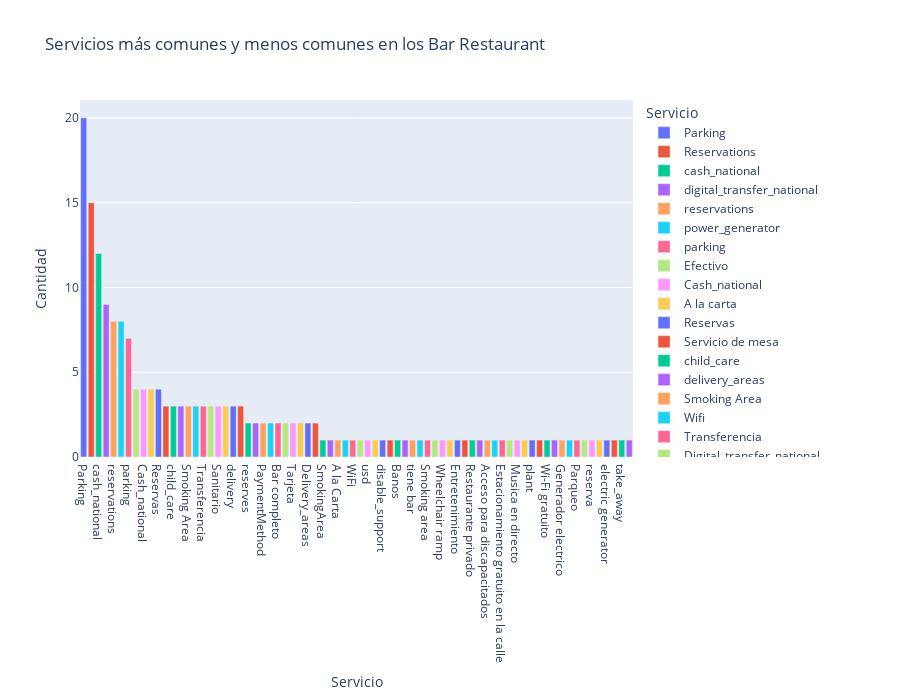

Notebook code cell kept with this figure:
### Code cell
# Filtrar los datos para obtener solo los bar restaurant
df_barrestaurant = df[df['type'] == 'barrestaurant']

# Explode the services column to count each service individually
df_services = df_barrestaurant['services'].explode().value_counts().reset_index()
df_services.columns = ['service', 'count']

# Crear el gráfico de barras apiladas
fig = px.bar(
    df_services,
    x='service',
    y='count',
    title='Servicios más comunes y menos comunes en los Bar Restaurant',
    labels={'service': 'Servicio', 'count': 'Cantidad'},
    color='service',
    height=700
)

fig.show()

### Figure 1 — Plotly figure (JSON) as saved in the notebook; plotly's stock layout.template omitted (floating-point values rounded to 4 significant figures)
{"data": [{"hovertemplate": "Servicio=%{x}<br>Cantidad=%{y}<extra></extra>", "legendgroup": "Parking", "marker": {"color": "#636efa", "pattern": {"shape": ""}}, "name": "Parking", "orientation": "v", "showlegend": true, "textposition": "auto", "type": "bar", "x": ["Parking"], "xaxis": "x", "y": [20], "yaxis": "y"}, {"hovertemplate": "Servicio=%{x}<br>Cantidad=%{y}<extra></extra>", "legendgroup": "Reservations", "marker": {"color": "#EF553B", "pattern": {"shape": ""}}, "name": "Reservations", "orientation": "v", "showlegend": true, "textposition": "auto", "type": "bar", "x": ["Reservations"], "xaxis": "x", "y": [15], "yaxis": "y"}, {"hovertemplate": "Servicio=%{x}<br>Cantidad=%{y}<extra></extra>", "legendgroup": "cash_national", "marker": {"color": "#00cc96", "pattern": {"shape": ""}}, "name": "cash_national", "orientation": "v", "showlegend": true, "textposition": "auto", "type": "bar", "x": ["cash_national"], "xaxis": "x", "y": [12], "yaxis": "y"}, {"hovertemplate": "Servicio=%{x}<br>Cantidad=%{y}<extra></extra>", "legendgroup": "digital_transfer_national", "marker": {"color": "#ab63fa", "pattern": {"shape": ""}}, "name": "digital_transfer_national", "orientation": "v", "showlegend": true, "textposition": "auto", "type": "bar", "x": ["digital_transfer_national"], "xaxis": "x", "y": [9], "yaxis": "y"}, {"hovertemplate": "Servicio=%{x}<br>Cantidad=%{y}<extra></extra>", "legendgroup": "reservations", "marker": {"color": "#FFA15A", "pattern": {"shape": ""}}, "name": "reservations", "orientation": "v", "showlegend": true, "textposition": "auto", "type": "bar", "x": ["reservations"], "xaxis": "x", "y": [8], "yaxis": "y"}, {"hovertemplate": "Servicio=%{x}<br>Cantidad=%{y}<extra></extra>", "legendgroup": "power_generator", "marker": {"color": "#19d3f3", "pattern": {"shape": ""}}, "name": "power_generator", "orientation": "v", "showlegend": true, "textposition": "auto", "type": "bar", "x": ["power_generator"], "xaxis": "x", "y": [8], "yaxis": "y"}, {"hovertemplate": "Servicio=%{x}<br>Cantidad=%{y}<extra></extra>", "legendgroup": "parking", "marker": {"color": "#FF6692", "pattern": {"shape": ""}}, "name": "parking", "orientation": "v", "showlegend": true, "textposition": "auto", "type": "bar", "x": ["parking"], "xaxis": "x", "y": [7], "yaxis": "y"}, {"hovertemplate": "Servicio=%{x}<br>Cantidad=%{y}<extra></extra>", "legendgroup": "Efectivo", "marker": {"color": "#B6E880", "pattern": {"shape": ""}}, "name": "Efectivo", "orientation": "v", "showlegend": true, "textposition": "auto", "type": "bar", "x": ["Efectivo"], "xaxis": "x", "y": [4], "yaxis": "y"}, {"hovertemplate": "Servicio=%{x}<br>Cantidad=%{y}<extra></extra>", "legendgroup": "Cash_national", "marker": {"color": "#FF97FF", "pattern": {"shape": ""}}, "name": "Cash_national", "orientation": "v", "showlegend": true, "textposition": "auto", "type": "bar", "x": ["Cash_national"], "xaxis": "x", "y": [4], "yaxis": "y"}, {"hovertemplate": "Servicio=%{x}<br>Cantidad=%{y}<extra></extra>", "legendgroup": "A la carta", "marker": {"color": "#FECB52", "pattern": {"shape": ""}}, "name": "A la carta", "orientation": "v", "showlegend": true, "textposition": "auto", "type": "bar", "x": ["A la carta"], "xaxis": "x", "y": [4], "yaxis": "y"}, {"hovertemplate": "Servicio=%{x}<br>Cantidad=%{y}<extra></extra>", "legendgroup": "Reservas", "marker": {"color": "#636efa", "pattern": {"shape": ""}}, "name": "Reservas", "orientation": "v", "showlegend": true, "textposition": "auto", "type": "bar", "x": ["Reservas"], "xaxis": "x", "y": [4], "yaxis": "y"}, {"hovertemplate": "Servicio=%{x}<br>Cantidad=%{y}<extra></extra>", "legendgroup": "Servicio de mesa", "marker": {"color": "#EF553B", "pattern": {"shape": ""}}, "name": "Servicio de mesa", "orientation": "v", "showlegend": true, "textposition": "auto", "type": "bar", "x": ["Servicio de mesa"], "xaxis": "x", "y": [3], "yaxis": "y"}, {"hovertemplate": "Servicio=%{x}<br>Cantidad=%{y}<extra></extra>", "legendgroup": "child_care", "marker": {"color": "#00cc96", "pattern": {"shape": ""}}, "name": "child_care", "orientation": "v", "showlegend": true, "textposition": "auto", "type": "bar", "x": ["child_care"], "xaxis": "x", "y": [3], "yaxis": "y"}, {"hovertemplate": "Servicio=%{x}<br>Cantidad=%{y}<extra></extra>", "legendgroup": "delivery_areas", "marker": {"color": "#ab63fa", "pattern": {"shape": ""}}, "name": "delivery_areas", "orientation": "v", "showlegend": true, "textposition": "auto", "type": "bar", "x": ["delivery_areas"], "xaxis": "x", "y": [3], "yaxis": "y"}, {"hovertemplate": "Servicio=%{x}<br>Cantidad=%{y}<extra></extra>", "legendgroup": "Smoking Area", "marker": {"color": "#FFA15A", "pattern": {"shape": ""}}, "name": "Smoking Area", "orientation": "v", "showlegend": true, "textposition": "auto", "type": "bar", "x": ["Smoking Area"], "xaxis": "x", "y": [3], "yaxis": "y"}, {"hovertemplate": "Servicio=%{x}<br>Cantidad=%{y}<extra></extra>", "legendgroup": "Wifi", "marker": {"color": "#19d3f3", "pattern": {"shape": ""}}, "name": "Wifi", "orientation": "v", "showlegend": true, "textposition": "auto", "type": "bar", "x": ["Wifi"], "xaxis": "x", "y": [3], "yaxis": "y"}, {"hovertemplate": "Servicio=%{x}<br>Cantidad=%{y}<extra></extra>", "legendgroup": "Transferencia", "marker": {"color": "#FF6692", "pattern": {"shape": ""}}, "name": "Transferencia", "orientation": "v", "showlegend": true, "textposition": "auto", "type": "bar", "x": ["Transferencia"], "xaxis": "x", "y": [3], "yaxis": "y"}, {"hovertemplate": "Servicio=%{x}<br>Cantidad=%{y}<extra></extra>", "legendgroup": "Digital_transfer_national", "marker": {"color": "#B6E880", "pattern": {"shape": ""}}, "name": "Digital_transfer_national", "orientation": "v", "showlegend": true, "textposition": "auto", "type": "bar", "x": ["Digital_transfer_national"], "xaxis": "x", "y": [3], "yaxis": "y"}, {"hovertemplate": "Servicio=%{x}<br>Cantidad=%{y}<extra></extra>", "legendgroup": "Sanitario", "marker": {"color": "#FF97FF", "pattern": {"shape": ""}}, "name": "Sanitario", "orientation": "v", "showlegend": true, "textposition": "auto", "type": "bar", "x": ["Sanitario"], "xaxis": "x", "y": [3], "yaxis": "y"}, {"hovertemplate": "Servicio=%{x}<br>Cantidad=%{y}<extra></extra>", "legendgroup": "Tiene bar", "marker": {"color": "#FECB52", "pattern": {"shape": ""}}, "name": "Tiene bar", "orientation": "v", "showlegend": true, "textposition": "auto", "type": "bar", "x": ["Tiene bar"], "xaxis": "x", "y": [3], "yaxis": "y"}, {"hovertemplate": "Servicio=%{x}<br>Cantidad=%{y}<extra></extra>", "legendgroup": "delivery", "marker": {"color": "#636efa", "pattern": {"shape": ""}}, "name": "delivery", "orientation": "v", "showlegend": true, "textposition": "auto", "type": "bar", "x": ["delivery"], "xaxis": "x", "y": [3], "yaxis": "y"}, {"hovertemplate": "Servicio=%{x}<br>Cantidad=%{y}<extra></extra>", "legendgroup": "privado", "marker": {"color": "#EF553B", "pattern": {"shape": ""}}, "name": "privado", "orientation": "v", "showlegend": true, "textposition": "auto", "type": "bar", "x": ["privado"], "xaxis": "x", "y": [3], "yaxis": "y"}, {"hovertemplate": "Servicio=%{x}<br>Cantidad=%{y}<extra></extra>", "legendgroup": "reserves", "marker": {"color": "#00cc96", "pattern": {"shape": ""}}, "name": "reserves", "orientation": "v", "showlegend": true, "textposition": "auto", "type": "bar", "x": ["reserves"], "xaxis": "x", "y": [2], "yaxis": "y"}, {"hovertemplate": "Servicio=%{x}<br>Cantidad=%{y}<extra></extra>", "legendgroup": "payment_methods", "marker": {"color": "#ab63fa", "pattern": {"shape": ""}}, "name": "payment_methods", "orientation": "v", "showlegend": true, "textposition": "auto", "type": "bar", "x": ["payment_methods"], "xaxis": "x", "y": [2], "yaxis": "y"}, {"hovertemplate": "Servicio=%{x}<br>Cantidad=%{y}<extra></extra>", "legendgroup": "PaymentMethod", "marker": {"color": "#FFA15A", "pattern": {"shape": ""}}, "name": "PaymentMethod", "orientation": "v", "showlegend": true, "textposition": "auto", "type": "bar", "x": ["PaymentMethod"], "xaxis": "x", "y": [2], "yaxis": "y"}, {"hovertemplate": "Servicio=%{x}<br>Cantidad=%{y}<extra></extra>", "legendgroup": "Power_generator", "marker": {"color": "#19d3f3", "pattern": {"shape": ""}}, "name": "Power_generator", "orientation": "v", "showlegend": true, "textposition": "auto", "type": "bar", "x": ["Power_generator"], "xaxis": "x", "y": [2], "yaxis": "y"}, {"hovertemplate": "Servicio=%{x}<br>Cantidad=%{y}<extra></extra>", "legendgroup": "Bar completo", "marker": {"color": "#FF6692", "pattern": {"shape": ""}}, "name": "Bar completo", "orientation": "v", "showlegend": true, "textposition": "auto", "type": "bar", "x": ["Bar completo"], "xaxis": "x", "y": [2], "yaxis": "y"}, {"hovertemplate": "Servicio=%{x}<br>Cantidad=%{y}<extra></extra>", "legendgroup": "Sirve alcohol", "marker": {"color": "#B6E880", "pattern": {"shape": ""}}, "name": "Sirve alcohol", "orientation": "v", "showlegend": true, "textposition": "auto", "type": "bar", "x": ["Sirve alcohol"], "xaxis": "x", "y": [2], "yaxis": "y"}, {"hovertemplate": "Servicio=%{x}<br>Cantidad=%{y}<extra></extra>", "legendgroup": "Tarjeta", "marker": {"color": "#FF97FF", "pattern": {"shape": ""}}, "name": "Tarjeta", "orientation": "v", "showlegend": true, "textposition": "auto", "type": "bar", "x": ["Tarjeta"], "xaxis": "x", "y": [2], "yaxis": "y"}, {"hovertemplate": "Servicio=%{x}<br>Cantidad=%{y}<extra></extra>", "legendgroup": "Payment_methods", "marker": {"color": "#FECB52", "pattern": {"shape": ""}}, "name": "Payment_methods", "orientation": "v", "showlegend": true, "textposition": "auto", "type": "bar", "x": ["Payment_methods"], "xaxis": "x", "y": [2], "yaxis": "y"}, {"hovertemplate": "Servicio=%{x}<br>Cantidad=%{y}<extra></extra>", "legendgroup": "Delivery_areas", "marker": {"color": "#636efa", "pattern": {"shape": ""}}, "name": "Delivery_areas", "orientation": "v", "showlegend": true, "textposition": "auto", "type": "bar", "x": ["Delivery_areas"], "xaxis": "x", "y": [2], "yaxis": "y"}, {"hovertemplate": "Servicio=%{x}<br>Cantidad=%{y}<extra></extra>", "legendgroup": "Reservaciones", "marker": {"color": "#EF553B", "pattern": {"shape": ""}}, "name": "Reservaciones", "orientation": "v", "showlegend": true, "textposition": "auto", "type": "bar", "x": ["Reservaciones"], "xaxis": "x", "y": [2], "yaxis": "y"}, {"hovertemplate": "Servicio=%{x}<br>Cantidad=%{y}<extra></extra>", "legendgroup": "SmokingArea", "marker": {"color": "#00cc96", "pattern": {"shape": ""}}, "name": "SmokingArea", "orientation": "v", "showlegend": true, "textposition": "auto", "type": "bar", "x": ["SmokingArea"], "xaxis": "x", "y": [1], "yaxis": "y"}, {"hovertemplate": "Servicio=%{x}<br>Cantidad=%{y}<extra></extra>", "legendgroup": "Pets", "marker": {"color": "#ab63fa", "pattern": {"shape": ""}}, "name": "Pets", "orientation": "v", "showlegend": true, "textposition": "auto", "type": "bar", "x": ["Pets"], "xaxis": "x", "y": [1], "yaxis": "y"}, {"hovertemplate": "Servicio=%{x}<br>Cantidad=%{y}<extra></extra>", "legendgroup": "A la Carta", "marker": {"color": "#FFA15A", "pattern": {"shape": ""}}, "name": "A la Carta", "orientation": "v", "showlegend": true, "textposition": "auto", "type": "bar", "x": ["A la Carta"], "xaxis": "x", "y": [1], "yaxis": "y"}, {"hovertemplate": "Servicio=%{x}<br>Cantidad=%{y}<extra></extra>", "legendgroup": "Delivery", "marker": {"color": "#19d3f3", "pattern": {"shape": ""}}, "name": "Delivery", "orientation": "v", "showlegend": true, "textposition": "auto", "type": "bar", "x": ["Delivery"], "xaxis": "x", "y": [1], "yaxis": "y"}, {"hovertemplate": "Servicio=%{x}<br>Cantidad=%{y}<extra></extra>", "legendgroup": "WiFi", "marker": {"color": "#FF6692", "pattern": {"shape": ""}}, "name": "WiFi", "orientation": "v", "showlegend": true, "textposition": "auto", "type": "bar", "x": ["WiFi"], "xaxis": "x", "y": [1], "yaxis": "y"}, {"hovertemplate": "Servicio=%{x}<br>Cantidad=%{y}<extra></extra>", "legendgroup": "A domicilio", "marker": {"color": "#B6E880", "pattern": {"shape": ""}}, "name": "A domicilio", "orientation": "v", "showlegend": true, "textposition": "auto", "type": "bar", "x": ["A domicilio"], "xaxis": "x", "y": [1], "yaxis": "y"}, {"hovertemplate": "Servicio=%{x}<br>Cantidad=%{y}<extra></extra>", "legendgroup": "usd", "marker": {"color": "#FF97FF", "pattern": {"shape": ""}}, "name": "usd", "orientation": "v", "showlegend": true, "textposition": "auto", "type": "bar", "x": ["usd"], "xaxis": "x", "y": [1], "yaxis": "y"}, {"hovertemplate": "Servicio=%{x}<br>Cantidad=%{y}<extra></extra>", "legendgroup": "mlc", "marker": {"color": "#FECB52", "pattern": {"shape": ""}}, "name": "mlc", "orientation": "v", "showlegend": true, "textposition": "auto", "type": "bar", "x": ["mlc"], "xaxis": "x", "y": [1], "yaxis": "y"}, {"hovertemplate": "Servicio=%{x}<br>Cantidad=%{y}<extra></extra>", "legendgroup": "disable_support", "marker": {"color": "#636efa", "pattern": {"shape": ""}}, "name": "disable_support", "orientation": "v", "showlegend": true, "textposition": "auto", "type": "bar", "x": ["disable_support"], "xaxis": "x", "y": [1], "yaxis": "y"}, {"hovertemplate": "Servicio=%{x}<br>Cantidad=%{y}<extra></extra>", "legendgroup": "zelle", "marker": {"color": "#EF553B", "pattern": {"shape": ""}}, "name": "zelle", "orientation": "v", "showlegend": true, "textposition": "auto", "type": "bar", "x": ["zelle"], "xaxis": "x", "y": [1], "yaxis": "y"}, {"hovertemplate": "Servicio=%{x}<br>Cantidad=%{y}<extra></extra>", "legendgroup": "Banos", "marker": {"color": "#00cc96", "pattern": {"shape": ""}}, "name": "Banos", "orientation": "v", "showlegend": true, "textposition": "auto", "type": "bar", "x": ["Banos"], "xaxis": "x", "y": [1], "yaxis": "y"}, {"hovertemplate": "Servicio=%{x}<br>Cantidad=%{y}<extra></extra>", "legendgroup": "Bar en el lugar", "marker": {"color": "#ab63fa", "pattern": {"shape": ""}}, "name": "Bar en el lugar", "orientation": "v", "showlegend": true, "textposition": "auto", "type": "bar", "x": ["Bar en el lugar"], "xaxis": "x", "y": [1], "yaxis": "y"}, {"hovertemplate": "Servicio=%{x}<br>Cantidad=%{y}<extra></extra>", "legendgroup": "tiene bar", "marker": {"color": "#FFA15A", "pattern": {"shape": ""}}, "name": "tiene bar", "orientation": "v", "showlegend": true, "textposition": "auto", "type": "bar", "x": ["tiene bar"], "xaxis": "x", "y": [1], "yaxis": "y"}, {"hovertemplate": "Servicio=%{x}<br>Cantidad=%{y}<extra></extra>", "legendgroup": "sanitario", "marker": {"color": "#19d3f3", "pattern": {"shape": ""}}, "name": "sanitario", "orientation": "v", "showlegend": true, "textposition": "auto", "type": "bar", "x": ["sanitario"], "xaxis": "x", "y": [1], "yaxis": "y"}, {"hovertemplate": "Servicio=%{x}<br>Cantidad=%{y}<extra></extra>", "legendgroup": "Smoking area", "marker": {"color": "#FF6692", "pattern": {"shape": ""}}, "name": "Smoking area", "orientation": "v", "showlegend": true, "textposition": "auto", "type": "bar", "x": ["Smoking area"], "xaxis": "x", "y": [1], "yaxis": "y"}, {"hovertemplate": "Servicio=%{x}<br>Cantidad=%{y}<extra></extra>", "legendgroup": "Home service", "marker": {"color": "#B6E880", "pattern": {"shape": ""}}, "name": "Home service", "orientation": "v", "showlegend": true, "textposition": "auto", "type": "bar", "x": ["Home service"], "xaxis": "x", "y": [1], "yaxis": "y"}, {"hovertemplate": "Servicio=%{x}<br>Cantidad=%{y}<extra></extra>", "legendgroup": "Wheelchair ramp", "marker": {"color": "#FF97FF", "pattern": {"shape": ""}}, "name": "Wheelchair ramp", "orientation": "v", "showlegend": true, "textposition": "auto", "type": "bar", "x": ["Wheelchair ramp"], "xaxis": "x", "y": [1], "yaxis": "y"}, {"hovertemplate": "Servicio=%{x}<br>Cantidad=%{y}<extra></extra>", "legendgroup": "Infant stool", "marker": {"color": "#FECB52", "pattern": {"shape": ""}}, "name": "Infant stool", "orientation": "v", "showlegend": true, "textposition": "auto", "type": "bar", "x": ["Infant stool"], "xaxis": "x", "y": [1], "yaxis": "y"}, {"hovertemplate": "Servicio=%{x}<br>Cantidad=%{y}<extra></extra>", "legendgroup": "Entretenimiento", "marker": {"color": "#636efa", "pattern": {"shape": ""}}, "name": "Entretenimiento", "orientation": "v", "showlegend": true, "textposition": "auto", "type": "bar", "x": ["Entretenimiento"], "xaxis": "x", "y": [1], "yaxis": "y"}, {"hovertemplate": "Servicio=%{x}<br>Cantidad=%{y}<extra></extra>", "legendgroup": "Terraza exterior", "marker": {"color": "#EF553B", "pattern": {"shape": ""}}, "name": "Terraza exterior", "orientation": "v", "showlegend": true, "textposition": "auto", "type": "bar", "x": ["Terraza exterior"], "xaxis": "x", "y": [1], "yaxis": "y"}, {"hovertemplate": "Servicio=%{x}<br>Cantidad=%{y}<extra></extra>", "legendgroup": "Restaurante privado", "marker": {"color": "#00cc96", "pattern": {"shape": ""}}, "name": "Restaurante privado", "orientation": "v", "showlegend": true, "textposition": "auto", "type": "bar", "x": ["Restaurante privado"], "xaxis": "x", "y": [1], "yaxis": "y"}, {"hovertemplate": "Servicio=%{x}<br>Cantidad=%{y}<extra></extra>", "legendgroup": "Aparcamiento en la calle", "marker": {"color": "#ab63fa", "pattern": {"shape": ""}}, "name": "Aparcamiento en la calle", "orientation": "v", "showlegend": true, "textposition": "auto", "type": "bar", "x": ["Aparcamiento en la calle"], "xaxis": "x", "y": [1], "yaxis": "y"}, {"hovertemplate": "Servicio=%{x}<br>Cantidad=%{y}<extra></extra>", "legendgroup": "Acceso para discapacitados", "marker": {"color": "#FFA15A", "pattern": {"shape": ""}}, "name": "Acceso para discapacitados", "orientation": "v", "showlegend": true, "textposition": "auto", "type": "bar", "x": ["Acceso para discapacitados"], "xaxis": "x", "y": [1], "yaxis": "y"}, {"hovertemplate": "Servicio=%{x}<br>Cantidad=%{y}<extra></extra>", "legendgroup": "Television", "marker": {"color": "#19d3f3", "pattern": {"shape": ""}}, "name": "Television", "orientation": "v", "showlegend": true, "textposition": "auto", "type": "bar", "x": ["Television"], "xaxis": "x", "y": [1], "yaxis": "y"}, {"hovertemplate": "Servicio=%{x}<br>Cantidad=%{y}<extra></extra>", "legendgroup": "Estacionamiento gratuito en la calle", "marker": {"color": "#FF6692", "pattern": {"shape": ""}}, "name": "Estacionamiento gratuito en la calle", "orientation": "v", "showlegend": true, "textposition": "auto", "type": "bar", "x": ["Estacionamiento gratuito en la calle"], "xaxis": "x", "y": [1], "yaxis": "y"}, {"hovertemplate": "Servicio=%{x}<br>Cantidad=%{y}<extra></extra>", "legendgroup": "Acepta reservas", "marker": {"color": "#B6E880", "pattern": {"shape": ""}}, "name": "Acepta reservas", "orientation": "v", "showlegend": true, "textposition": "auto", "type": "bar", "x": ["Acepta reservas"], "xaxis": "x", "y": [1], "yaxis": "y"}, {"hovertemplate": "Servicio=%{x}<br>Cantidad=%{y}<extra></extra>", "legendgroup": "Musica en directo", "marker": {"color": "#FF97FF", "pattern": {"shape": ""}}, "name": "Musica en directo", "orientation": "v", "showlegend": true, "textposition": "auto", "type": "bar", "x": ["Musica en directo"], "xaxis": "x", "y": [1], "yaxis": "y"}, {"hovertemplate": "Servicio=%{x}<br>Cantidad=%{y}<extra></extra>", "legendgroup": "Capacidad", "marker": {"color": "#FECB52", "pattern": {"shape": ""}}, "name": "Capacidad", "orientation": "v", "showlegend": true, "textposition": "auto", "type": "bar", "x": ["Capacidad"], "xaxis": "x", "y": [1], "yaxis": "y"}, {"hovertemplate": "Servicio=%{x}<br>Cantidad=%{y}<extra></extra>", "legendgroup": "plant", "marker": {"color": "#636efa", "pattern": {"shape": ""}}, "name": "plant", "orientation": "v", "showlegend": true, "textposition": "auto", "type": "bar", "x": ["plant"], "xaxis": "x", "y": [1], "yaxis": "y"}, {"hovertemplate": "Servicio=%{x}<br>Cantidad=%{y}<extra></extra>", "legendgroup": "Asiento", "marker": {"color": "#EF553B", "pattern": {"shape": ""}}, "name": "Asiento", "orientation": "v", "showlegend": true, "textposition": "auto", "type": "bar", "x": ["Asiento"], "xaxis": "x", "y": [1], "yaxis": "y"}, {"hovertemplate": "Servicio=%{x}<br>Cantidad=%{y}<extra></extra>", "legendgroup": "Wi-Fi gratuito", "marker": {"color": "#00cc96", "pattern": {"shape": ""}}, "name": "Wi-Fi gratuito", "orientation": "v", "showlegend": true, "textposition": "auto", "type": "bar", "x": ["Wi-Fi gratuito"], "xaxis": "x", "y": [1], "yaxis": "y"}, {"hovertemplate": "Servicio=%{x}<br>Cantidad=%{y}<extra></extra>", "legendgroup": "Estacionamiento", "marker": {"color": "#ab63fa", "pattern": {"shape": ""}}, "name": "Estacionamiento", "orientation": "v", "showlegend": true, "textposition": "auto", "type": "bar", "x": ["Estacionamiento"], "xaxis": "x", "y": [1], "yaxis": "y"}, {"hovertemplate": "Servicio=%{x}<br>Cantidad=%{y}<extra></extra>", "legendgroup": "Generador electrico", "marker": {"color": "#FFA15A", "pattern": {"shape": ""}}, "name": "Generador electrico", "orientation": "v", "showlegend": true, "textposition": "auto", "type": "bar", "x": ["Generador electrico"], "xaxis": "x", "y": [1], "yaxis": "y"}, {"hovertemplate": "Servicio=%{x}<br>Cantidad=%{y}<extra></extra>", "legendgroup": "reservation", "marker": {"color": "#19d3f3", "pattern": {"shape": ""}}, "name": "reservation", "orientation": "v", "showlegend": true, "textposition": "auto", "type": "bar", "x": ["reservation"], "xaxis": "x", "y": [1], "yaxis": "y"}, {"hovertemplate": "Servicio=%{x}<br>Cantidad=%{y}<extra></extra>", "legendgroup": "Parqueo", "marker": {"color": "#FF6692", "pattern": {"shape": ""}}, "name": "Parqueo", "orientation": "v", "showlegend": true, "textposition": "auto", "type": "bar", "x": ["Parqueo"], "xaxis": "x", "y": [1], "yaxis": "y"}, {"hovertemplate": "Servicio=%{x}<br>Cantidad=%{y}<extra></extra>", "legendgroup": "Generador Electrico", "marker": {"color": "#B6E880", "pattern": {"shape": ""}}, "name": "Generador Electrico", "orientation": "v", "showlegend": true, "textposition": "auto", "type": "bar", "x": ["Generador Electrico"], "xaxis": "x", "y": [1], "yaxis": "y"}, {"hovertemplate": "Servicio=%{x}<br>Cantidad=%{y}<extra></extra>", "legendgroup": "reserva", "marker": {"color": "#FF97FF", "pattern": {"shape": ""}}, "name": "reserva", "orientation": "v", "showlegend": true, "textposition": "auto", "type": "bar", "x": ["reserva"], "xaxis": "x", "y": [1], "yaxis": "y"}, {"hovertemplate": "Servicio=%{x}<br>Cantidad=%{y}<extra></extra>", "legendgroup": "wifi", "marker": {"color": "#FECB52", "pattern": {"shape": ""}}, "name": "wifi", "orientation": "v", "showlegend": true, "textposition": "auto", "type": "bar", "x": ["wifi"], "xaxis": "x", "y": [1], "yaxis": "y"}, {"hovertemplate": "Servicio=%{x}<br>Cantidad=%{y}<extra></extra>", "legendgroup": "electric generator", "marker": {"color": "#636efa", "pattern": {"shape": ""}}, "name": "electric generator", "orientation": "v", "showlegend": true, "textposition": "auto", "type": "bar", "x": ["electric generator"], "xaxis": "x", "y": [1], "yaxis": "y"}, {"hovertemplate": "Servicio=%{x}<br>Cantidad=%{y}<extra></extra>", "legendgroup": "transferencia", "marker": {"color": "#EF553B", "pattern": {"shape": ""}}, "name": "transferencia", "orientation": "v", "showlegend": true, "textposition": "auto", "type": "bar", "x": ["transferencia"], "xaxis": "x", "y": [1], "yaxis": "y"}, {"hovertemplate": "Servicio=%{x}<br>Cantidad=%{y}<extra></extra>", "legendgroup": "take_away", "marker": {"color": "#00cc96", "pattern": {"shape": ""}}, "name": "take_away", "orientation": "v", "showlegend": true, "textposition": "auto", "type": "bar", "x": ["take_away"], "xaxis": "x", "y": [1], "yaxis": "y"}, {"hovertemplate": "Servicio=%{x}<br>Cantidad=%{y}<extra></extra>", "legendgroup": "reserve", "marker": {"color": "#ab63fa", "pattern": {"shape": ""}}, "name": "reserve", "orientation": "v", "showlegend": true, "textposition": "auto", "type": "bar", "x": ["reserve"], "xaxis": "x", "y": [1], "yaxis": "y"}], "layout": {"barmode": "relative", "height": 700, "legend": {"title": {"text": "Servicio"}, "tracegroupgap": 0}, "title": {"text": "Servicios más comunes y menos comunes en los Bar Restaurant"}, "xaxis": {"anchor": "y", "categoryarray": ["Parking", "Reservations", "cash_national", "digital_transfer_national", "reservations", "power_generator", "parking", "Efectivo", "Cash_national", "A la carta", "Reservas", "Servicio de mesa", "child_care", "delivery_areas", "Smoking Area", "Wifi", "Transferencia", "Digital_transfer_national", "Sanitario", "Tiene bar", "delivery", "privado", "reserves", "payment_methods", "PaymentMethod", "Power_generator", "Bar completo", "Sirve alcohol", "Tarjeta", "Payment_methods", "Delivery_areas", "Reservaciones", "SmokingArea", "Pets", "A la Carta", "Delivery", "WiFi", "A domicilio", "usd", "mlc", "disable_support", "zelle", "Banos", "Bar en el lugar", "tiene bar", "sanitario", "Smoking area", "Home service", "Wheelchair ramp", "Infant stool", "Entretenimiento", "Terraza exterior", "Restaurante privado", "Aparcamiento en la calle", "Acceso para discapacitados", "Television", "Estacionamiento gratuito en la calle", "Acepta reservas", "Musica en directo", "Capacidad", "plant", "Asiento", "Wi-Fi gratuito", "Estacionamiento", "Generador electrico", "reservation", "Parqueo", "Generador Electrico", "reserva", "wifi", "electric generator", "transferencia", "take_away", "reserve"], "categoryorder": "array", "domain": [0, 1], "title": {"text": "Servicio"}}, "yaxis": {"anchor": "x", "domain": [0, 1], "title": {"text": "Cantidad"}}}}
